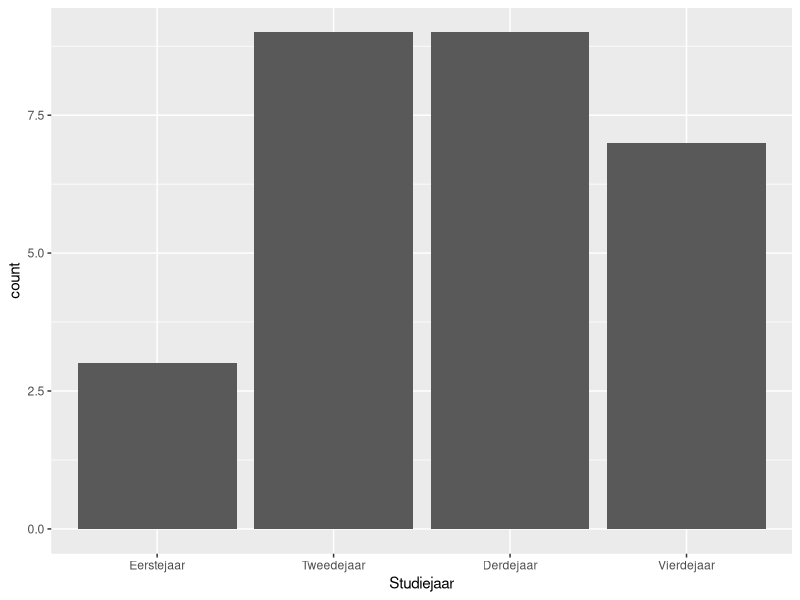
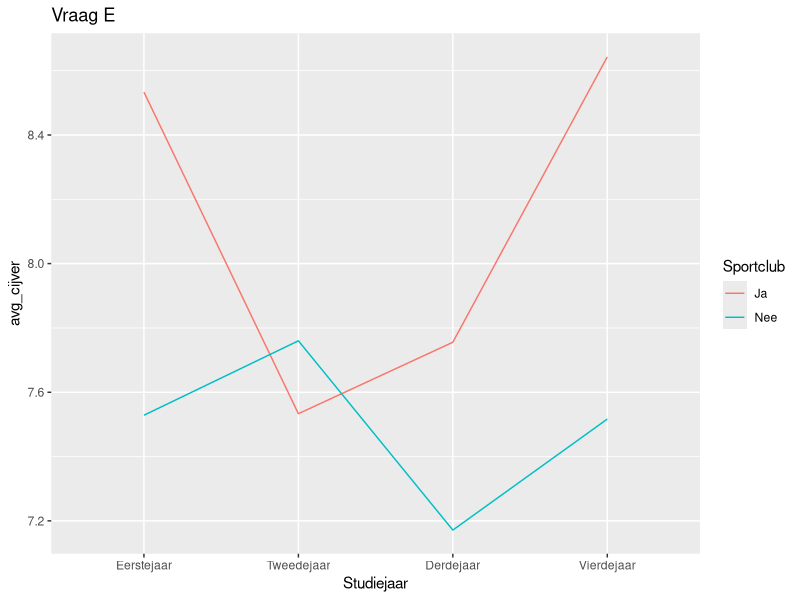
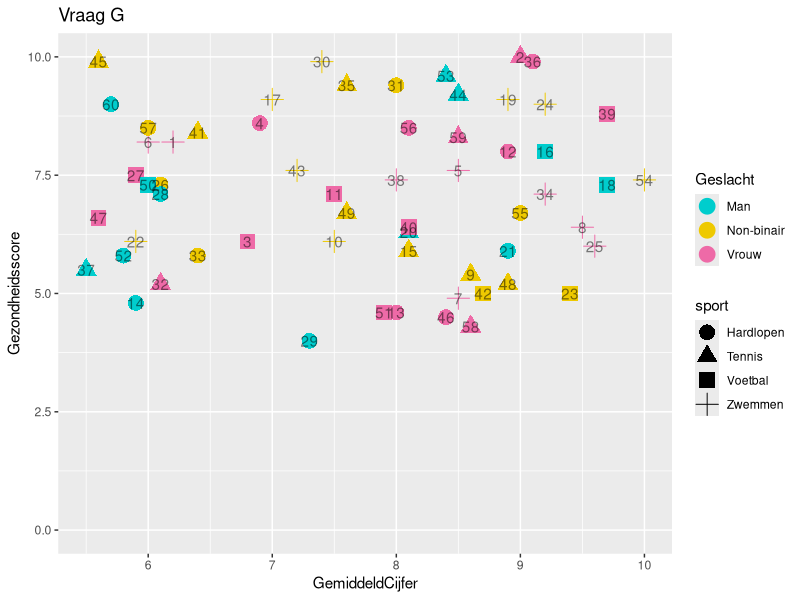

Source code (R) for these figures, in order:
library(tidyverse)

studenten_sport <- read.csv("studenten_sport.csv", sep = "&", dec = ",")

studenten_sport$Studiejaar <- factor(studenten_sport$Studiejaar, 
                                     levels = c("Eerstejaar", "Tweedejaar", "Derdejaar", "Vierdejaar"),
                                     ordered = TRUE)

# Vraag C
studenten_sport %>%
  filter(Sportclub == "Ja") %>%
  ggplot(aes(Studiejaar)) +
    geom_bar()
  
# Vraag D
avg_cijfer_studenten_sport <- studenten_sport %>%
  group_by(Studiejaar, Sportclub) %>%
  summarise(avg_cijver = mean(GemiddeldCijfer))

# Vraag E
ggplot(avg_cijfer_studenten_sport, aes(Studiejaar, avg_cijver,
                                       group = Sportclub,
                                       colour = Sportclub)) +
  geom_line() +
  labs(title = "Vraag E")

# Vraag G
ggplot(studenten_sport, aes(GemiddeldCijfer, Gezondheidsscore,
                            colour = Geslacht, shape = Sportsoort,
                            label = StudentID)) +
  geom_point(size = 5) +
  geom_text(colour = "black", alpha = 0.5) +
  expand_limits(y=0:10) +
  labs(title = "Vraag G", shape = "sport") +
  scale_color_manual(values = c("cyan3", "gold2", "hotpink2"))
